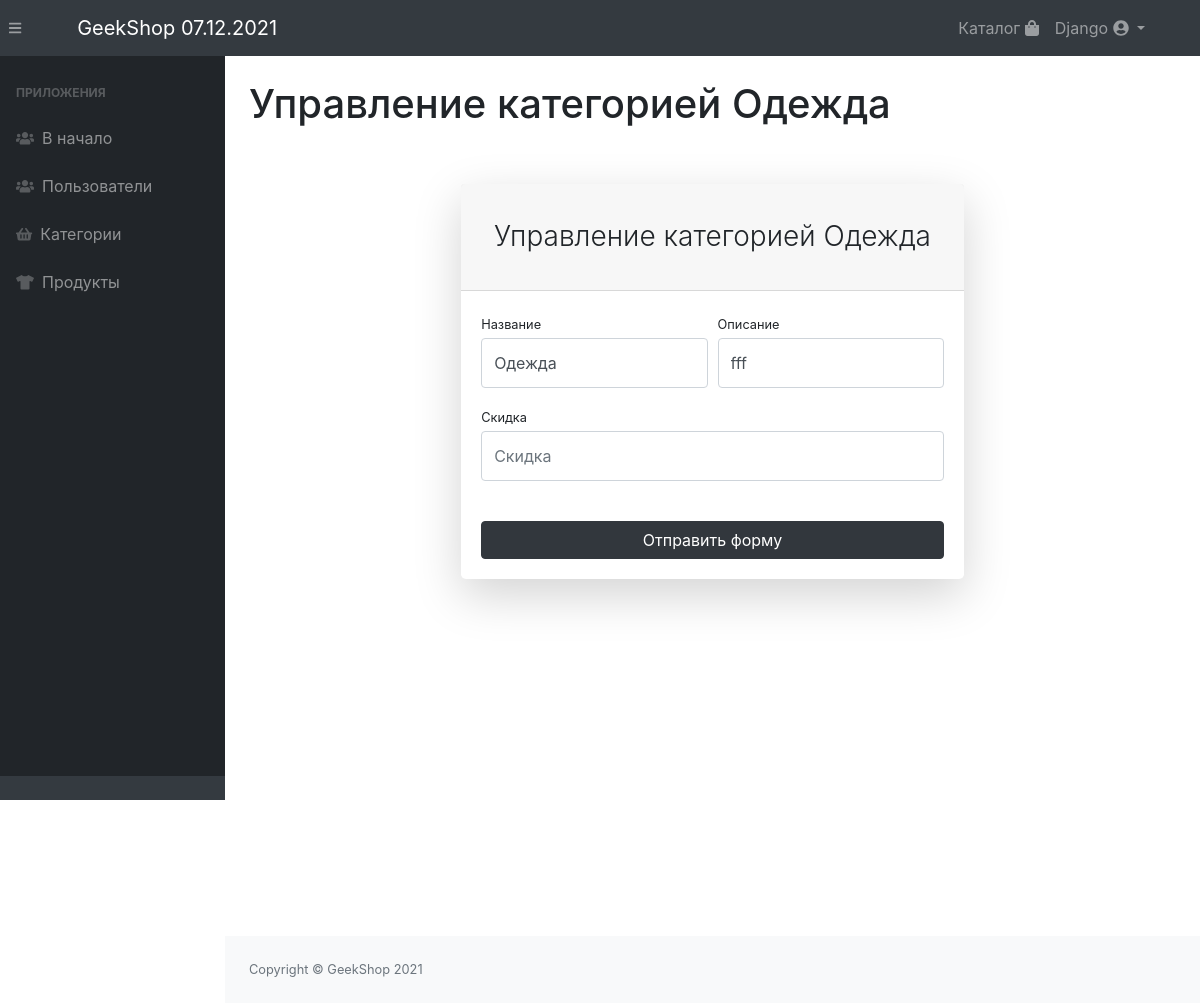
/auth/admin/categories/edit/1/ (signed in), run on the app's committed database.
### authapp/models.py (models this page shows, shortened)
class ShopUser(AbstractUser):
    avatar = models.ImageField(upload_to='users_avatars', blank=True)
    age = models.IntegerField('Возраст', default=18)
    activation_key = models.CharField(max_length=128, blank=True)

### products/models.py (models this page shows, shortened)
class ProductsCategory(models.Model):
    name = models.CharField('Категория', max_length=64)
    description = models.CharField('Описание', max_length=256, blank=True)
    is_active = models.BooleanField('Доступность', default=True, db_index=True)

### adminapp/views.py (the view, shortened to what this page needs)
# urls.py: path('categories/edit/<int:pk>/', adminapp.CategoryEdit.as_view(), name='category_edit'),
class CategoryEdit(SuOnlyMixin, ContextMixin, UpdateView):
    model = ProductsCategory
    form_class = CategoryForm
    success_url = reverse_lazy('auth_admin:categories')
    def get_context_data(self, **kwargs):
        context = super().get_context_data(**kwargs)
        context['page_title'] = f'Управление категорией {self.object.name}'
        return context

### adminapp/forms.py
class CategoryForm(forms_lib.ModelForm):
    name = forms_lib.CharField(widget=forms_lib.TextInput(
        attrs={'class': 'form-control py-4', 'placeholder': 'Название'}))
    description = forms_lib.CharField(widget=forms_lib.TextInput(
        attrs={'class': 'form-control py-4', 'placeholder': 'Описание'}))
    discount = forms_lib.IntegerField(widget=forms_lib.NumberInput(
        attrs={'class': 'form-control py-4', 'placeholder': 'Скидка'}), required=False, min_value=-100, max_value=100)
    class Meta:
        model = ProductsCategory
        fields = ('name', 'description', 'discount')

### adminapp/views.py (called while the page is built)
    @method_decorator(user_passes_test(lambda user: user.is_superuser))
    def dispatch(self, request, *args, **kwargs):
        return super().dispatch(request, *args, **kwargs)

    def get_context_data(self, **kwargs):
        context = super().get_context_data(**kwargs)
        context.update(
            basket=self.basket,
            page_title=self.page_title,
        )
        return context

### products/context_processors.py (called while the page is built)
def today(request):
    return {'today': datetime.now(), }

### adminapp/templates/products/productscategory_form.html (shortened to what this page needs)
{% extends 'adminapp/index.html' %}
{% load static %}
{% block css %}
    <link href="{% static 'css/auth-admin.css' %}" rel="stylesheet"/>
{% endblock %}
{% block admin_content %}
    <div id="layoutAuthentication">
        <div id="layoutAuthentication_content">
            <main>
                <div class="container">
                    <div class="row justify-content-center">
                        <div class="col-lg-7">
                            <div class="card shadow-lg border-0 rounded-lg mt-5">
                                <div class="card-header"><h3
                                        class="text-center font-weight-light my-4">{{ page_title }}</h3>
                                </div>
                                <div class="card-body">
                                    <form method="post"
                                          enctype="multipart/form-data">
                                        <div class="form-row">
                                            <div class="col-md-6">
                                                <div class="form-group">
                                                    <label class="small mb-1"
                                                           for="{{ form.name.id_for_label }}">Название</label>
                                                    {{ form.name }}
                                                </div>
                                            </div>
                                            <div class="col-md-6">
                                                <div class="form-group">
                                                    <label class="small mb-1"
                                                           for="{{ form.description.id_for_label }}">
                                                        Описание
                                                    </label>
                                                    {{ form.description }}
                                                </div>
                                            </div>
                                        </div>
                                        <div class="form-row">
                                            <div class="col-md-12">
                                                <div class="form-group">
                                                    <label class="small mb-1"
                                                           for="{{ form.discount.id_for_label }}">Скидка</label>
                                                    {{ form.discount }}
                                                </div>
                                            </div>
                                        </div>
                                        <div class="form-group mt-4 mb-0">
                                            <input class="btn btn-primary btn-block" type="submit"
                                                   value="Отправить форму">
                                        </div>
                                    </form>
                                </div>
                            </div>
                        </div>
                    </div>
                </div>
            </main>
        </div>
    </div>
{% endblock %}

### templates/includes/navbar.html (shortened to what this page needs)
<div class="container">
    <a class="navbar-brand" href="{% url 'products:index' %}">GeekShop {{ today|date:"d.m.Y" }}</a>
    <div class="collapse navbar-collapse" id="navbarResponsive">
        <ul class="navbar-nav ml-auto">
            <li class="nav-item">
                <a class="nav-link"
                   href="{% url 'products:products' %}">
                    Каталог
                    <i class="fas fa-shopping-bag"></i>
                </a>
            </li>
            {% if user.is_authenticated %}
                <li class="nav-item dropdown">
                    <a class="dropdown-toggle nav-link" href="#" data-toggle="dropdown">
                        {{ user.username|title }}
                        <i class="fas fa-user-circle"></i>
                    </a>
                </li>
            {% else %}
                <li class="nav-item">
                    <a class="nav-link" href="{% url 'auth:login' %}">Войти <i class="fas fa-sign-in-alt"></i></a>
                </li>
            {% endif %}
        </ul>
    </div>
</div>

### data on the page
ShopUser: username "Django"
ProductsCategory: name "Одежда", description "fff"

### other printed values
{{ page_title }} "Управление категорией Одежда"
